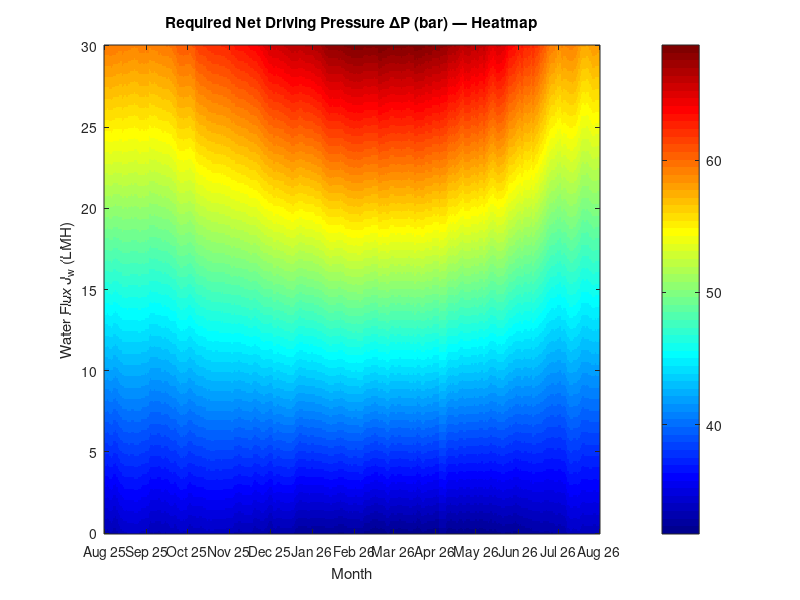
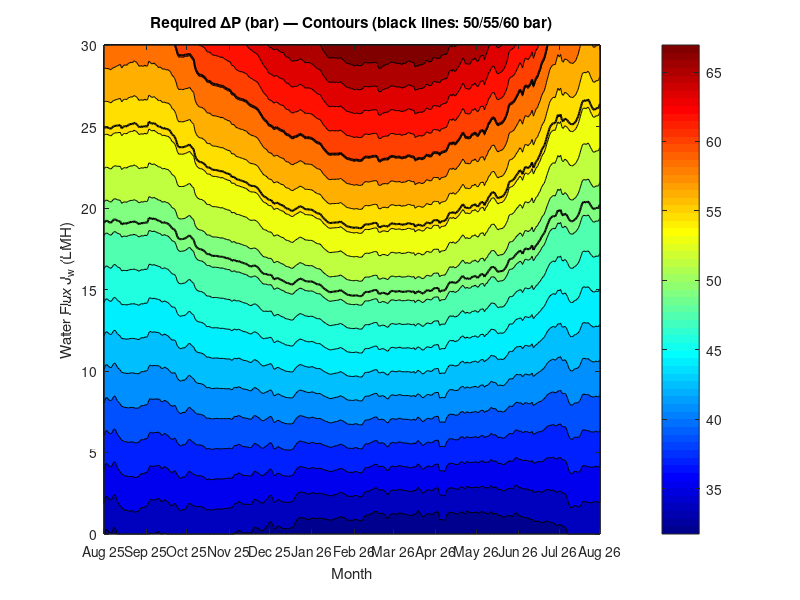
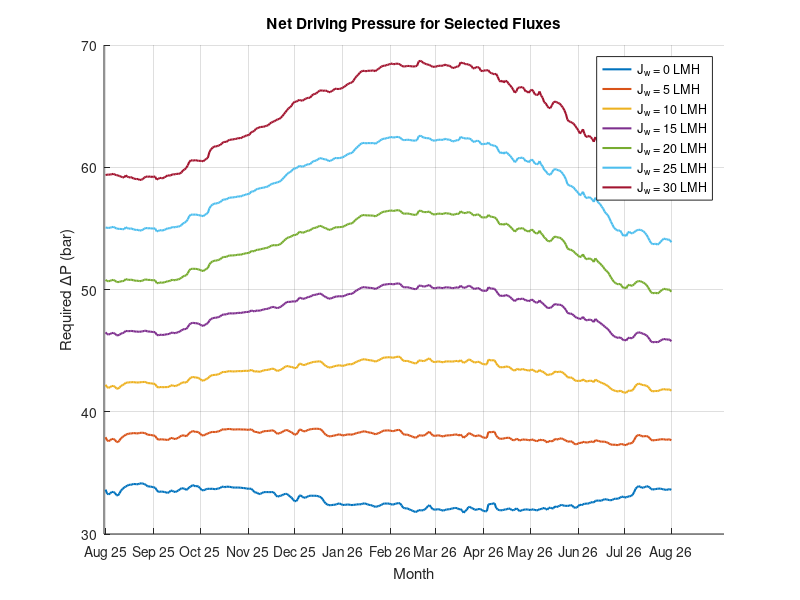
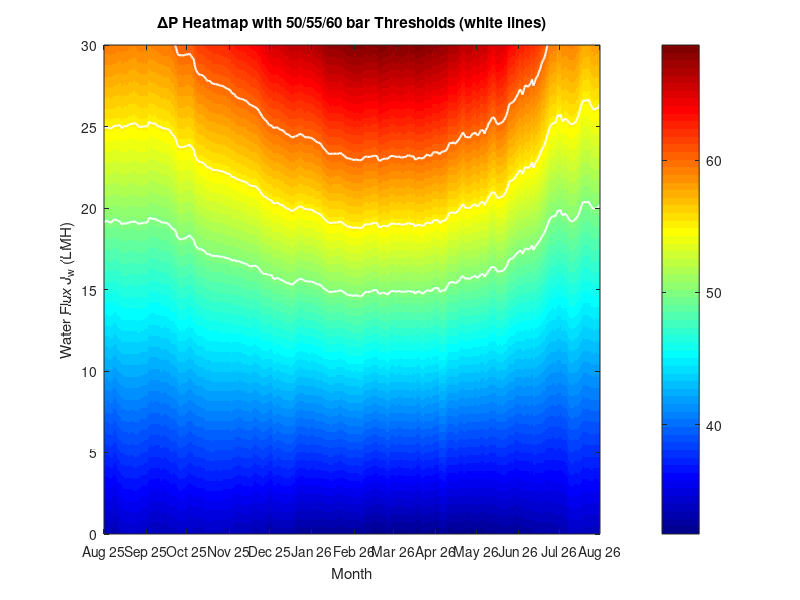

MATLAB code to generate these figures, in order:
%% Load data
load('delta_P_finder.mat', 'delta_P', 'J_w', 'STPi', 'dates');

%% Month labels (day indices for a year starting 31 July)
month_ticks = [1 32 62 93 123 154 185 214 245 275 306 336 366];
month_labels = {'Aug 25','Sep 25','Oct 25','Nov 25','Dec 25','Jan 26',...
                'Feb 26','Mar 26','Apr 26','May 26','Jun 26','Jul 26','Aug 26'};

%% =======================================================================
%% Figure 1: Heatmap (imagesc)
%% =======================================================================
figure('Name','Heatmap','Position',[100 100 900 400]);
imagesc(1:366, J_w, delta_P);
axis xy;
colorbar;
colormap(jet);

xticks(month_ticks); xticklabels(month_labels);
xlabel('Month');
ylabel('Water Flux J_w (LMH)');
title('Required Net Driving Pressure \DeltaP (bar) — Heatmap');

%% =======================================================================
%% Figure 2: Contour Plot
%% =======================================================================
figure('Name','Contour','Position',[200 200 900 400]);
contourf(1:366, J_w, delta_P, 20);
hold on;
contour(1:366, J_w, delta_P, [50 55 60], 'k-', 'LineWidth', 1.5);
hold off;

colorbar;
colormap(jet);

xticks(month_ticks); xticklabels(month_labels);
xlabel('Month');
ylabel('Water Flux J_w (LMH)');
title('Required \DeltaP (bar) — Contours (black lines: 50/55/60 bar)');

%% =======================================================================
%% Figure 3: Representative Line Curves
%% =======================================================================
figure('Name','Line Curves','Position',[250 250 900 400]);
hold on;

flux_picks = [0, 5, 10, 15, 20, 25, 30];
colors = lines(length(flux_picks));

for k = 1:length(flux_picks)
    idx = find(J_w == flux_picks(k));
    if ~isempty(idx)
        plot(1:366, delta_P(idx, :), 'Color', colors(k,:), ...
             'LineWidth', 1.5, 'DisplayName', sprintf('J_w = %.0f LMH', flux_picks(k)));
    end
end
hold off;

xticks(month_ticks); xticklabels(month_labels);
xlabel('Month');
ylabel('Required \DeltaP (bar)');
title('Net Driving Pressure for Selected Fluxes');
legend('Location', 'best');
grid on;

%% =======================================================================
%% Figure 4: Heatmap + Threshold Contours (combined view)
%% =======================================================================
figure('Name','Combined View','Position',[300 300 900 400]);
imagesc(1:366, J_w, delta_P);
axis xy;
hold on;
contour(1:366, J_w, delta_P, [50 55 60], 'w-', 'LineWidth', 1.5);
hold off;

colorbar;
colormap(jet);

xticks(month_ticks); xticklabels(month_labels);
xlabel('Month');
ylabel('Water Flux J_w (LMH)');
title('\DeltaP Heatmap with 50/55/60 bar Thresholds (white lines)');
